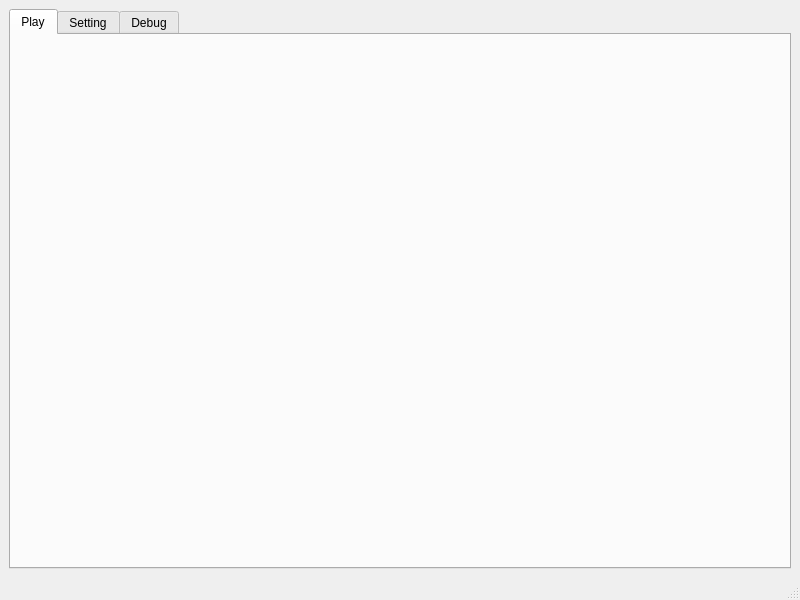
<?xml version="1.0" encoding="UTF-8"?>
<ui version="4.0">
 <class>MainWindow</class>
 <widget class="QMainWindow" name="MainWindow">
  <property name="geometry">
   <rect>
    <x>0</x>
    <y>0</y>
    <width>800</width>
    <height>600</height>
   </rect>
  </property>
  <property name="windowTitle">
   <string>Text-To-Speech-app (by Xujia Liu)</string>
  </property>
  <widget class="QWidget" name="centralwidget">
   <layout class="QVBoxLayout" name="verticalLayout">
    <item>
     <widget class="QTabWidget" name="tabWidget">
      <property name="currentIndex">
       <number>0</number>
      </property>
      <widget class="QWidget" name="tab_play">
       <attribute name="title">
        <string>Play</string>
       </attribute>
      </widget>
      <widget class="QWidget" name="tab_setting">
       <attribute name="title">
        <string>Setting</string>
       </attribute>
      </widget>
      <widget class="QWidget" name="tab_debug">
       <attribute name="title">
        <string>Debug</string>
       </attribute>
      </widget>
     </widget>
    </item>
   </layout>
  </widget>
  <widget class="QMenuBar" name="menubar">
   <property name="geometry">
    <rect>
     <x>0</x>
     <y>0</y>
     <width>800</width>
     <height>22</height>
    </rect>
   </property>
  </widget>
  <widget class="QStatusBar" name="statusbar"/>
 </widget>
 <resources/>
 <connections/>
</ui>
